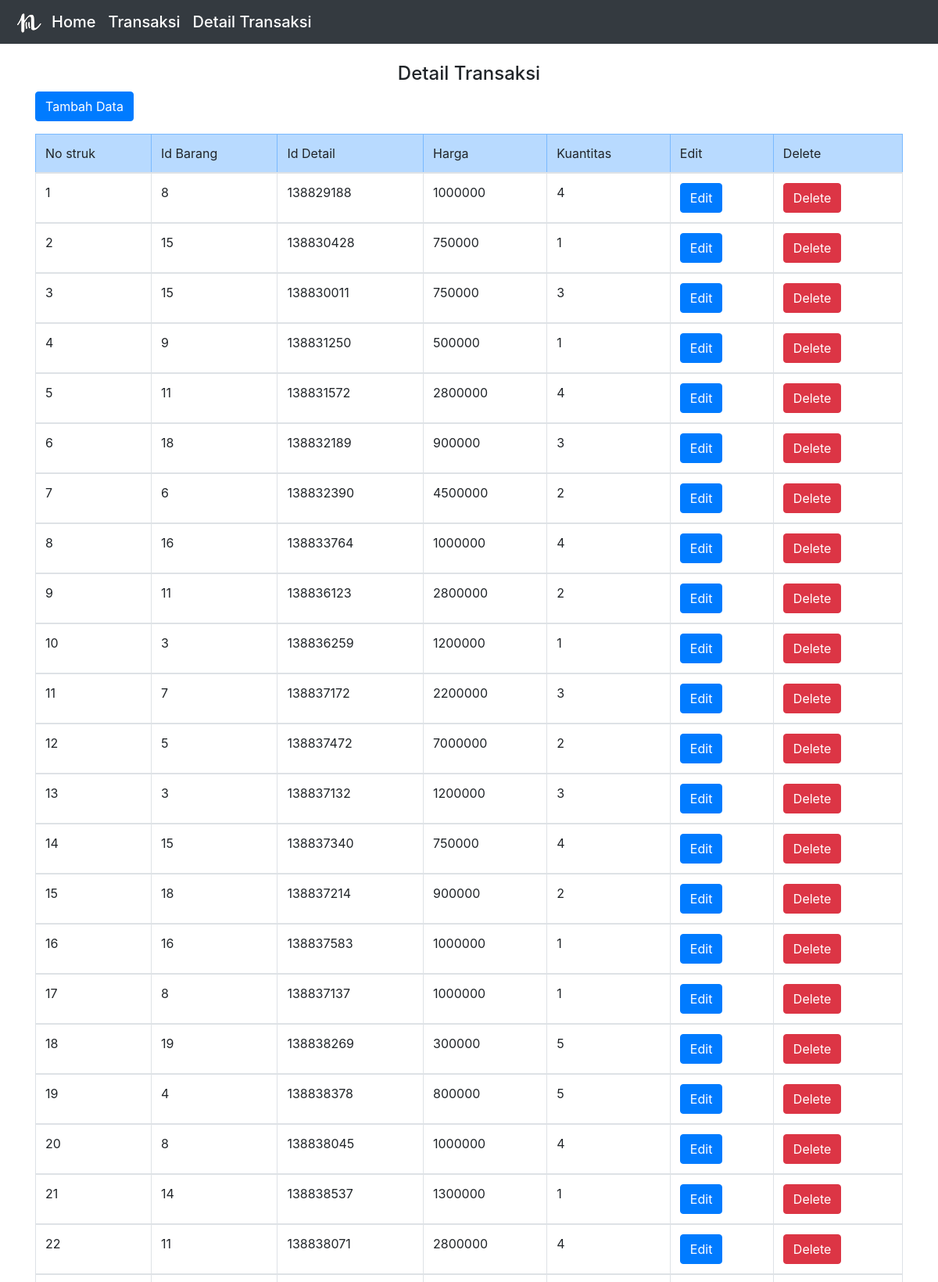
The app's page /indextransaksi.php (upper part) with its own data.
### tables this page shows
CREATE TABLE `detail_transaksi` (
  `transaksi_no_struk` int(11) NOT NULL,
  `barang_id_barang` varchar(10) NOT NULL,
  `id_detail` varchar(10) NOT NULL,
  `harga` int(11) NOT NULL,
  `kuantitas` int(11) NOT NULL
);

### indextransaksi.php (the view, shortened to what this page needs)
<!DOCTYPE html>
<html>
<head>
<link rel="stylesheet" href="https://cdn.jsdelivr.net/npm/bootstrap@4.6.1/dist/css/bootstrap.min.css">
</head>
<body>
<nav class="navbar navbar-dark bg-dark">
    <div class="d-flex align-items-center">
        <a href="index.php">
            <img src="logo cok.png" alt="Logo" style="mix-blend-mode: lighten; width: 40px; height: auto; margin-right: 10px;">
        </a>
        <a href="index.php" class="navbar-brand mb-0 h1">Home</a>
        <a href="indexpembayaran.php" class="navbar-brand mb-0 h1">Transaksi</a>
        <a href="indextransaksi.php" class="navbar-brand mb-0 h1">Detail Transaksi</a>
    </div>
</nav>
<div class="container">
    <br>
    <h4><center>Detail Transaksi</center></h4>
    <a href="createtransaksi.php" class="btn btn-primary" role="button">Tambah Data</a>
     <tr class="table-danger">
            <br>
        <thead>
        <tr>
       <table class="my-3 table table-bordered">
            <tr class="table-primary">
            <td> No struk </td>
            <td> Id Barang </td>
            <td> Id Detail </td>
            <td> Harga </td>
            <td> Kuantitas </td>
            <td> Edit </td>
            <td> Delete </td>
        </tr>
        </thead>
        <?php
        include "koneksi.php";
        $sql = "SELECT * FROM detail_transaksi ORDER BY (transaksi_no_struk)";
        $hasil=mysqli_query($kon,$sql);
        while ($data = mysqli_fetch_assoc($hasil)) {
            ?>
            <tbody>
            <tr>
            <td><?php echo $data['transaksi_no_struk'] ?></td>
                <td><?php echo $data['barang_id_barang'] ?></td>
                <td><?php echo $data['id_detail'] ?></td>
                <td><?php echo $data['harga'] ?></td>
                <td><?php echo $data['kuantitas'] ?></td>
                <td><a href="updatetransaksi.php" class='btn btn-primary'>Edit</a></td>
                <td><a href='?transaksi_no_struk=<?php echo $data['transaksi_no_struk']; ?>' class='btn btn-danger'>Delete</a></td>
            </tr>
            </tbody>
            <?php
        }
        ?>
</div>
</body>
</html>

### records on screen
detail_transaksi: transaksi_no_struk "1", barang_id_barang "8", id_detail "138829188", harga "1000000", kuantitas "4"
detail_transaksi: transaksi_no_struk "2", barang_id_barang "15", id_detail "138830428", harga "750000", kuantitas "1"
detail_transaksi: transaksi_no_struk "3", barang_id_barang "15", id_detail "138830011", harga "750000", kuantitas "3"
detail_transaksi: transaksi_no_struk "4", barang_id_barang "9", id_detail "138831250", harga "500000", kuantitas "1"
detail_transaksi: transaksi_no_struk "5", barang_id_barang "11", id_detail "138831572", harga "2800000", kuantitas "4"
detail_transaksi: transaksi_no_struk "6", barang_id_barang "18", id_detail "138832189", harga "900000", kuantitas "3"
detail_transaksi: transaksi_no_struk "7", barang_id_barang "6", id_detail "138832390", harga "4500000", kuantitas "2"
detail_transaksi: transaksi_no_struk "8", barang_id_barang "16", id_detail "138833764", harga "1000000", kuantitas "4"
detail_transaksi: transaksi_no_struk "9", barang_id_barang "11", id_detail "138836123", harga "2800000", kuantitas "2"
detail_transaksi: transaksi_no_struk "10", barang_id_barang "3", id_detail "138836259", harga "1200000", kuantitas "1"
detail_transaksi: transaksi_no_struk "11", barang_id_barang "7", id_detail "138837172", harga "2200000", kuantitas "3"
detail_transaksi: transaksi_no_struk "12", barang_id_barang "5", id_detail "138837472", harga "7000000", kuantitas "2"
detail_transaksi: transaksi_no_struk "13", barang_id_barang "3", id_detail "138837132", harga "1200000", kuantitas "3"
detail_transaksi: transaksi_no_struk "14", barang_id_barang "15", id_detail "138837340", harga "750000", kuantitas "4"
detail_transaksi: transaksi_no_struk "15", barang_id_barang "18", id_detail "138837214", harga "900000", kuantitas "2"
detail_transaksi: transaksi_no_struk "16", barang_id_barang "16", id_detail "138837583", harga "1000000", kuantitas "1"
detail_transaksi: transaksi_no_struk "17", barang_id_barang "8", id_detail "138837137", harga "1000000", kuantitas "1"
detail_transaksi: transaksi_no_struk "18", barang_id_barang "19", id_detail "138838269", harga "300000", kuantitas "5"
detail_transaksi: transaksi_no_struk "19", barang_id_barang "4", id_detail "138838378", harga "800000", kuantitas "5"
detail_transaksi: transaksi_no_struk "20", barang_id_barang "8", id_detail "138838045", harga "1000000", kuantitas "4"
detail_transaksi: transaksi_no_struk "21", barang_id_barang "14", id_detail "138838537", harga "1300000", kuantitas "1"
detail_transaksi: transaksi_no_struk "22", barang_id_barang "11", id_detail "138838071", harga "2800000", kuantitas "4"
